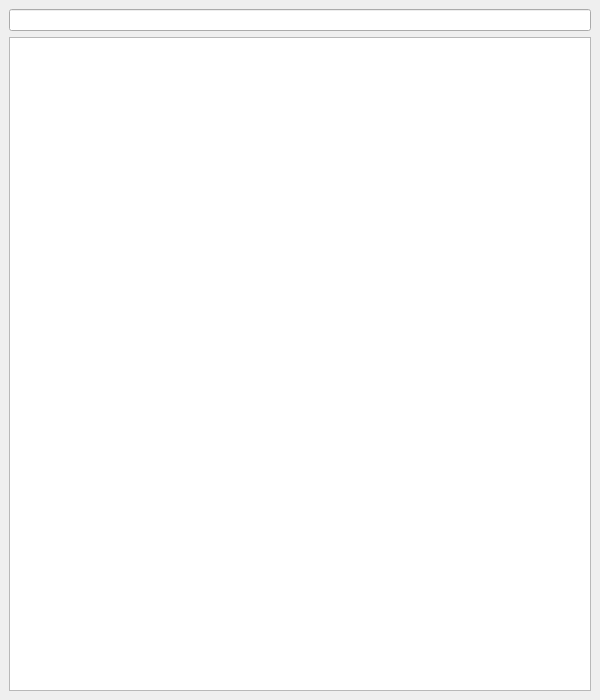
<?xml version="1.0" encoding="UTF-8"?>
<ui version="4.0">
 <class>MainWindow</class>
 <widget class="QMainWindow" name="MainWindow">
  <property name="geometry">
   <rect>
    <x>0</x>
    <y>0</y>
    <width>600</width>
    <height>700</height>
   </rect>
  </property>
  <property name="windowTitle">
   <string>Select Customer</string>
  </property>
  <widget class="QWidget" name="centralwidget">
   <layout class="QGridLayout" name="gridLayout">
    <item row="0" column="0">
     <widget class="QLineEdit" name="searchBox"/>
    </item>
    <item row="1" column="0">
     <widget class="QTableView" name="tableView"/>
    </item>
   </layout>
  </widget>
 </widget>
 <resources/>
 <connections/>
</ui>
